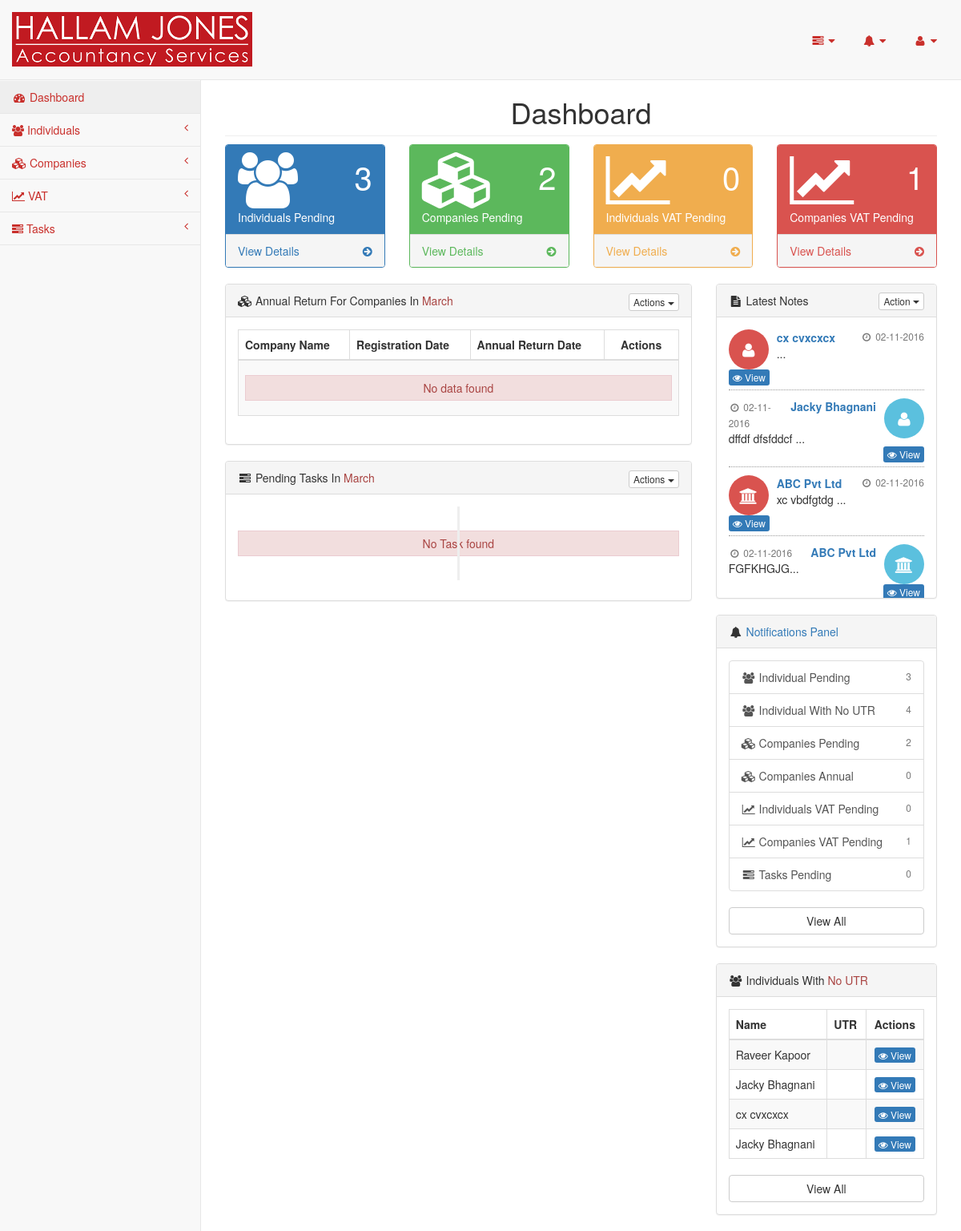
The page /pages/index.php (signed in) on the database its author committed.
### tables this page shows
CREATE TABLE `notes` (
  `id` int(11) NOT NULL,
  `individual_id` int(11) DEFAULT NULL,
  `company_id` int(11) DEFAULT NULL,
  `note_title` varchar(250) NOT NULL,
  `note` text NOT NULL,
  `note_creation_date` date NOT NULL
);

CREATE TABLE `individuals` (
  `id` int(11) NOT NULL,
  `client_id` varchar(200) NOT NULL,
  `firstname` varchar(100) NOT NULL,
  `surname` varchar(100) NOT NULL,
  `maiden_name` varchar(100) NOT NULL,
  `address1` text NOT NULL,
  `no_of_address` int(4) NOT NULL,
  `postcode` varchar(100) NOT NULL,
  `country_id` int(11) NOT NULL,
  `uk_address` text NOT NULL,
  `uk_address_description` varchar(200) NOT NULL,
  `telephone` varchar(100) NOT NULL,
  `no_of_telephone` int(4) NOT NULL,
  `email` varchar(100) NOT NULL,
  `no_of_email` int(4) NOT NULL,
  `company_director_of` int(11) DEFAULT NULL,
  `national_insurance` varchar(200) NOT NULL,
  `dob` date DEFAULT NULL,
  `place_of_birth` varchar(100) NOT NULL,
  `date_of_death` date DEFAULT NULL,
  `nationality` varchar(100) NOT NULL,
  `passport_no` varchar(100) NOT NULL,
  `marital_status` enum('Single','Married','Cohabiting','Divorced','Widowed','Separated','Not disclosed') NOT NULL DEFAULT 'Not disclosed',
  `date_of_marriage` date DEFAULT NULL,
  `place_of_marriage` varchar(100) NOT NULL,
  `active` enum('Yes','No') NOT NULL,
  `on_stop` enum('Yes','No') NOT NULL,
  `engagement_start_date` date DEFAULT NULL,
  `engagement_end_date` date DEFAULT NULL,
  `p_firstname` varchar(100) NOT NULL,
  `p_surname` varchar(100) NOT NULL,
  `p_maiden_name` varchar(100) NOT NULL,
  `p_address` text NOT NULL,
  `p_postcode` varchar(100) NOT NULL,
  `p_country_id` int(11) NOT NULL,
  `p_telephone` varchar(100) NOT NULL,
  `p_email` varchar(100) NOT NULL,
  `p_dob` date DEFAULT NULL,
  `p_place_of_birth` varchar(100) NOT NULL,
  `p_date_of_death` date DEFAULT NULL,
  `p_nationality` varchar(100) NOT NULL,
  `p_passport_no` varchar(100) NOT NULL,
  `first_tax_year_due` varchar(10) NOT NULL,
  `requires_tax_return` enum('Yes','No') NOT NULL DEFAULT 'No',
  `utr` bigint(10) DEFAULT NULL,
  `vat_registered` enum('Yes','No') NOT NULL DEFAULT 'No',
  `business_commencement_date` date DEFAULT NULL,
  `other_paid_employment` enum('Yes','No') NOT NULL DEFAULT 'No',
  `first_year_p45_p60` enum('Yes','No') NOT NULL DEFAULT 'Yes',
  `subsequent_years_p45_p60` enum('Yes','No') NOT NULL DEFAULT 'Yes',
  `fee` int(11) NOT NULL,
  `fee_type` enum('Monthly','Annual') NOT NULL,
  `reference` varchar(150) NOT NULL,
  `uk_sixtyfour_eight_to_hmrc` enum('Yes','No') NOT NULL DEFAULT 'No',
  `uk_sixtyfour_eight_to_hmrc_date` date NOT NULL,
  `payroll_required` enum('Yes','No') NOT NULL DEFAULT 'No',
  `paye_office_code` varchar(8) NOT NULL,
  `paye_reference` varchar(100) NOT NULL,
  `social_security_no` varchar(100) NOT NULL,
  `siret_number` varchar(100) NOT NULL,
  `business_regime` varchar(100) NOT NULL,
  `f_business_commencement_date` date DEFAULT NULL,
  `f_business_end_date` date DEFAULT NULL,
  `f_first_tax_year_due` varchar(10) NOT NULL,
  `f_fee` int(11) NOT NULL,
  `f_prvious_address` text NOT NULL,
  `fiscal_no_first` varchar(50) NOT NULL,
  `fiscal_no_second` varchar(50) NOT NULL,
  `fip_no` varchar(50) NOT NULL,
  `fd5` enum('Yes','No') NOT NULL DEFAULT 'No',
  `p85` enum('Yes','No') NOT NULL DEFAULT 'No',
  `nrl1` enum('Yes','No') NOT NULL DEFAULT 'No',
  `s1` enum('Yes','No') NOT NULL DEFAULT 'No',
  `sixtyfour_eight_to_hmrc` enum('Yes','No') NOT NULL DEFAULT 'No',
  `fd5_date` date NOT NULL,
  `p85_date` date NOT NULL,
  `nrl1_date` date NOT NULL,
  `s1_date` date NOT NULL,
  `sixtyfour_eight_to_hmrc_date` date NOT NULL,
  `teledeclarant_number` varchar(250) NOT NULL,
  `service_impots_particulier_password` varchar(250) NOT NULL,
  `cdi_address` text NOT NULL,
  `no_of_note` int(4) NOT NULL
);

CREATE TABLE `companies` (
  `id` int(11) NOT NULL,
  `client_id` varchar(200) NOT NULL,
  `company_name` varchar(200) NOT NULL,
  `registration_number` bigint(10) NOT NULL,
  `registration_date` date NOT NULL,
  `authentication_code` varchar(8) NOT NULL,
  `trade_description` varchar(250) NOT NULL,
  `registered_address` varchar(250) NOT NULL,
  `utr` bigint(10) NOT NULL,
  `year_end` date NOT NULL,
  `directors` varchar(200) NOT NULL,
  `no_of_shares` int(11) NOT NULL,
  `aggregate_nominal_value` int(11) NOT NULL,
  `share_class` varchar(100) NOT NULL,
  `shares_issued` int(11) NOT NULL,
  `amount_paid` int(11) NOT NULL,
  `amount_unpaid` int(11) NOT NULL,
  `total_aggregate_value` int(11) NOT NULL,
  `paye_office_code` varchar(8) NOT NULL,
  `paye_reference` varchar(100) NOT NULL,
  `vat_registered` enum('Yes','No') NOT NULL,
  `main_contact` int(11) NOT NULL,
  `reference` enum('HJ','MSI') NOT NULL,
  `annual_return_date` date NOT NULL,
  `accountancy_fee` int(8) NOT NULL,
  `registered_office_charge` enum('Yes','No') NOT NULL,
  `registered_office_charge_fee` int(8) NOT NULL,
  `payroll_charge` enum('Yes','No') NOT NULL,
  `payroll_charge_fee` int(8) NOT NULL,
  `payroll_required` enum('Yes','No') NOT NULL DEFAULT 'No',
  `no_of_shareholder` int(4) NOT NULL,
  `no_of_note` int(4) NOT NULL
);

### pages/index.php (the view, shortened to what the rows shown need)
<?php
require_once('header.php');
?>
        <div id="page-wrapper">
            <div class="row">
                <div class="col-lg-12">
                    <h1 class="page-header text-center">Dashboard</h1>
                </div>
            </div>
            <div class="row">
                <div class="col-lg-8">
                    <div class="panel panel-default">
                        <div class="panel-body">
                            <table class="table table-bordered table-hover table-striped">
                                <thead>
                                    <tr>
                                        <th>Company Name</th>
                                        <th>Registration Date</th>
                                        <th>Annual Return Date</th>
                                        <th class="remove-shorting-icons text-center" style="width:93px;">Actions</th>
                                    </tr>
                                </thead>
                            </table>
                        </div>
                    </div>
                </div>
                <div class="col-lg-4">
                    <div class="chat-panel panel panel-default">
                        <div class="panel-body">
                            <ul class="chat">
                                <?php
                                $resultNotes = mysqli_query($db->db_conn, "SELECT * FROM notes ORDER BY  note_creation_date DESC");
                                if($resultNotes->num_rows > 0){
                                    $count_note = 1;
                                    while($rowNote = $resultNotes->fetch_array()){
                                        if($count_note <= $no_of_elements){
                                            if($rowNote['individual_id'] != ""){
                                                $resultIndividual = mysqli_query($db->db_conn, "SELECT * FROM individuals WHERE id = " . $rowNote['individual_id']);
                                                if($resultIndividual->num_rows > 0){
                                                    while($rowIndividual =$resultIndividual->fetch_assoc()){
                                                        $noteOwner =  '<a href="individual.php?id='.$rowIndividual["id"].'" target="_blank">'.$rowIndividual["firstname"].' '.$rowIndividual["surname"].'</a>';
                                                        $noteViewLink =  '<a href="individual.php?id='.$rowIndividual["id"].'#notes" target="_blank" class="btn-xs btn-primary '.((($count_note % 2) == 0) ? "pull-right" : "pull-left").'"><i class="fa fa-eye"></i> View</a>';
                                                        $noteIcon = '<i class="fa fa-user"></i>';
                                                    }
                                                }else{
                                                    $noteOwner = '<span class="">No Individual Found</span>';
                                                    $noteViewLink = '<span class="">No Note Link Found</span>';
                                                    $noteIcon = '<i class="fa fa-cross"></i>';
                                                }
                                            }else{
                                                $resultCompany = mysqli_query($db->db_conn, "SELECT * FROM companies WHERE id = " . $rowNote['company_id']);
                                                if($resultCompany->num_rows > 0){
                                                    while($rowCompany =$resultCompany->fetch_assoc()){
                                                        $noteOwner =  '<a href="company.php?id='.$rowCompany["id"].'" target="_blank">'.$rowCompany["company_name"].'</a>';
                                                        $noteViewLink =  '<a href="company.php?id='.$rowCompany["id"].'#notes" target="_blank" class="btn-xs btn-primary '.((($count_note % 2) == 0) ? "pull-right" : "pull-left").'"><i class="fa fa-eye"></i> View</a>';
                                                        $noteIcon = '<i class="fa fa-institution"></i>';
                                                    }
                                                }else{
                                                    $noteOwner = '<span class="">No Comapny Found</span>';
                                                    $noteViewLink = '<span class="">No Note Link Found</span>';
                                                    $noteIcon = '<i class="fa fa-cross"></i>';
                                                }
                                            }
                                            echo '<li class="'.((($count_note % 2) == 0) ? "right" : "left").' clearfix">
                                                <div class="timeline-badge '.((($count_note % 2) == 0) ? "pull-right info" : "pull-left danger").'">'.$noteIcon.'
                                                </div>
                                                <div class="chat-body clearfix">
                                                    <div class="header">
                                                        <strong class="'.((($count_note % 2) == 0) ? "pull-right" : "").' primary-font">'.$noteOwner.'</strong>
                                                        <small class="'.((($count_note % 2) == 0) ? "" : "pull-right").' text-muted">
                                                            <i class="fa fa-clock-o fa-fw"></i> '.date('d-m-Y', strtotime($rowNote['note_creation_date'])).'
                                                        </small>
                                                    </div>
                                                    <p>'.substr($rowNote['note'], 0, 100)."...".'</p>
                                                </div>
                                                '.$noteViewLink.'
                                            </li>';
                                        }
                                        $count_note++;
                                    }
                                }else{
                                    echo '<div class="error-message">No Note Found</div>';
                                }
                                ?>
                            </ul>
                        </div>
                    </div>
                    <div class="panel panel-default">
                        <div class="panel-body">
                            <table class="table table-bordered table-hover table-striped">
                                <thead>
                                    <tr>
                                        <th>Name</th>
                                        <th>UTR</th>
                                        <th class="remove-shorting-icons text-center">Actions</th>
                                    </tr>
                                </thead>
                                <tbody>
                                    <?php
                                    if($resultIndividualsUtr->num_rows > 0){
                                        $countUtr = 1;
                                        while($row = $resultIndividualsUtr->fetch_array()){
                                            if($countUtr <= $no_of_elements){
                                            ?>
                                                <tr class="odd gradeA">
                                                    <td><?php echo $row["firstname"].' '.$row["surname"]; ?></td>
                                                    <td class="center">
                                                    </td>
                                                    <td class="text-center">
                                                        <a class="btn-xs btn-primary" href="individual.php?id=<?php echo $row["id"]; ?>#uk"><i class="fa fa-eye"></i> View</a>
                                                    </td>
                                                </tr>
                                            <?php
                                            }
                                            $countUtr++;
                                        }
                                    }else{
                                        echo '<tr class="odd gradeA">
                                                <td colspan="3"><div class="error-message">No Individual found</div></td>
                                            </tr>';
                                    }
                                    ?>
                                </tbody>
                            </table>
                        </div>
                    </div>
                </div>
            </div>
        </div>
<?php require_once('footer.php');?>

### rows shown on the page
notes: individual.firstname "cx", individual.surname "cvxcxcx", note_creation_date "02-11-2016"
notes: individual.firstname "Jacky", individual.surname "Bhagnani", note_creation_date "02-11-2016", note "dffdf dfsfddcf"
notes: company.company_name "ABC Pvt Ltd", note_creation_date "02-11-2016", note "xc vbdfgtdg"
notes: company.company_name "ABC Pvt Ltd", note_creation_date "02-11-2016", note "FGFKHGJG"
individuals: firstname "Raveer", surname "Kapoor"
individuals: firstname "Jacky", surname "Bhagnani"
individuals: firstname "cx", surname "cvxcxcx"
individuals: firstname "Jacky", surname "Bhagnani"

### other values the page prints
$no_of_individuals_pending "3"
$no_of_companies_pending "2"
$no_of_individuals_vats_pending "0"
$no_of_companies_vats_pending "1"
$no_of_individuals_utr "4"
$no_of_companies_annual "0"
$no_of_tasks_pending "0"
